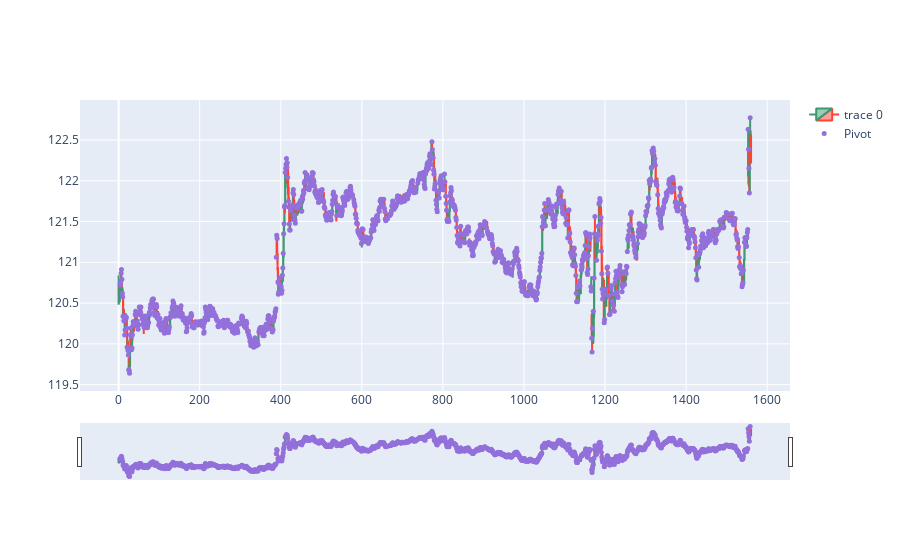

Notebook code cell kept with this figure:
### Code cell
import plotly.graph_objects as go 
from plotly.subplots import make_subplots
from datetime import datetime
dfpl = msft_data
fig = go.Figure(data=[go.Candlestick(x=dfpl.index,
                                     open = dfpl['Open'],
                                     high = dfpl['High'],
                                     low = dfpl['Low'],
                                     close = dfpl['Close'])])
fig.add_scatter(x=dfpl.index, y = dfpl['pointpos'], mode='markers',
                marker=dict(size=5, color = 'MediumPurple'), 
                name = 'Pivot')
fig.show()

### Figure 1 — Plotly figure (JSON) as saved in the notebook; plotly's stock layout.template omitted (floating-point values rounded to 4 significant figures; data arrays with more than 128 entries replaced by an {"elided": "..."} marker saying what was removed)
{"data": [{"close": {"elided": "1562 float values"}, "high": {"elided": "1562 float values"}, "low": {"elided": "1562 float values"}, "open": {"elided": "1562 float values"}, "type": "candlestick", "x": {"elided": "1562 int values"}}, {"marker": {"color": "MediumPurple", "size": 5}, "mode": "markers", "name": "Pivot", "type": "scatter", "x": {"elided": "1562 int values"}, "y": {"elided": "1562 float values"}}], "layout": {}}
